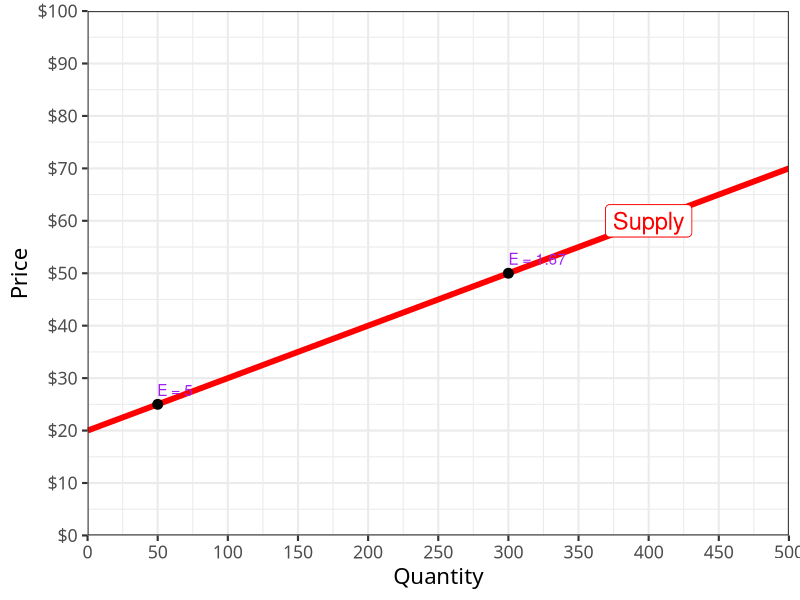

Generate this figure with R:
## ---- chunk 1
knitr::opts_chunk$set(echo = F,
                      message = F,
                      warning = F,
                      fig.retina = 3,
                      fig.align = "center")
library(tidyverse)
library(ggrepel)
library(ggthemes)
## ---- chunk 2
supply <- function(x){0.1*x + 20}
elasticity_points<-tribble(
  ~x, ~y, ~lab,
  50, 25, "E = 5",
  300, 50, "E = 1.67",
)

ggplot(data.frame(x=c(0,10)), aes(x=x))+
  stat_function(fun=supply, geom="line", size=2, color = "red")+
  geom_point(data = elasticity_points, aes(x = x, y = y), size = 3)+
  geom_label(aes(x=400,y=supply(400)), color = "red", label="Supply", size = 6)+
    scale_x_continuous(breaks=seq(0,500,50),
                     limits=c(0,500),
                     expand=c(0,0))+
  scale_y_continuous(breaks=seq(0,100,10),
                     limits=c(0,100),
                     expand=c(0,0),
                     labels = function(x){paste("$", x, sep="")})+
  geom_text_repel(data = elasticity_points,
                   aes(x=x, y=y, label=lab),
                   color="purple",
                   hjust = 0,
                   vjust = -0.7,
                  box.padding = 0.125,
                  seed = 1)+
  #coord_cartesian(clip="off")+
  labs(x = "Quantity",
       y = "Price")+
  theme_bw(base_family = "Fira Sans Condensed", base_size=16)
